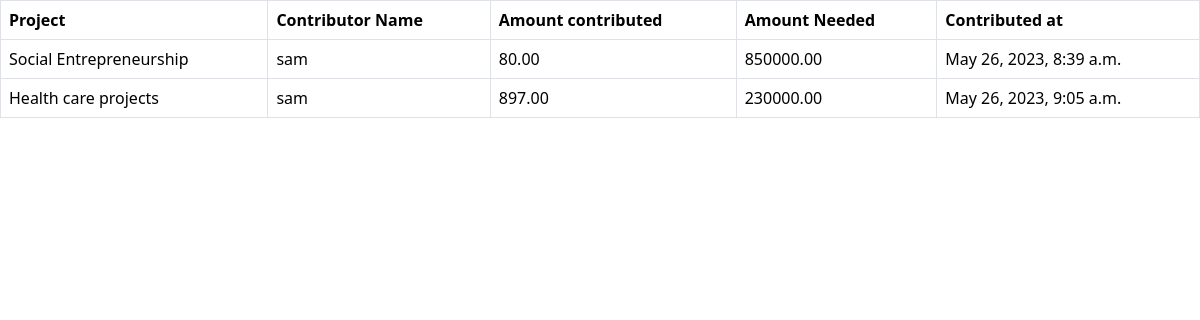
Screenshot of /my/ (signed in) with the database file from the repository.
### fundapp/models.py (models this page shows, shortened)
class Contribution(models.Model):
    project = models.ForeignKey(Project, on_delete=models.CASCADE)
    contributor_name = models.CharField(max_length=255)
    amount = models.DecimalField(max_digits=10, decimal_places=2)
    user=models.ForeignKey(register,on_delete=models.CASCADE,null=True)
    timestamp = models.DateTimeField(auto_now_add=True)

class Project(models.Model):
    title = models.CharField(max_length=255,null=True)
    description = models.TextField(max_length=255,null=True)
    created_at = models.DateTimeField(auto_now_add=True,null=True)
    amount = models.DecimalField(max_digits=10, decimal_places=2,default=True,null=True)
    image = models.ImageField(upload_to="images", height_field=None,default=True,null=True)
    category = models.ForeignKey(Category, on_delete=models.CASCADE)

### fundapp/views.py (the view)
# urls.py: path('my/',views.contributions)
def contributions(request):
    uid=request.session['u_id']
    user=register.objects.get(id=uid)
    cont=Contribution.objects.filter(user=user)
    return render(request,'contrib.html',{'contributions':cont})

### fundapp/templates/contrib.html (shortened to what this page needs)
<link rel="stylesheet" href="https://cdn.jsdelivr.net/npm/bootstrap@5.7.2/dist/css/bootstrap.min.css">
<table class="table table-bordered">
  <thead>
    <tr>
      <th>Project</th>
      <th>Contributor Name</th>
      <th>Amount contributed</th>
      <th>Amount Needed</th>
      <th>Contributed at </th>
    </tr>
  </thead>
  <tbody>
    {% for contribution in contributions %}
      <tr>
        <td>{{ contribution.project.title }}</td>
        <td>{{ contribution.contributor_name }}</td>
        <td>{{ contribution.amount }}</td>
        <td>{{ contribution.project.amount }}</td>
        <td>{{ contribution.timestamp }}</td>
      </tr>
    {% endfor %}
  </tbody>
</table>

### rows the page displays
Contribution: project "Social Entrepreneurship", contributor_name "sam", amount "80.00", project.amount "850000.00", timestamp "May 26, 2023, 8:39 a.m."
Contribution: project "Health care projects", contributor_name "sam", amount "897.00", project.amount "230000.00", timestamp "May 26, 2023, 9:05 a.m."
